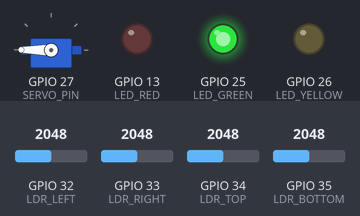
Simulated run of this sketch. Board: ESP32. Parts: servo, output pins drawn as LEDs (lit = HIGH). The test bench sets the inputs (shaded band); at power-on: GPIO 34 (LDR_TOP) = 2048, GPIO 32 (LDR_LEFT) = 2048, GPIO 33 (LDR_RIGHT) = 2048, GPIO 35 (LDR_BOTTOM) = 2048. What the sketch prints to the serial monitor is not drawn.

Above: at 3.2 s.
3.3 s: GPIO 34 (LDR_TOP) set to 2004
At 5.5 s:
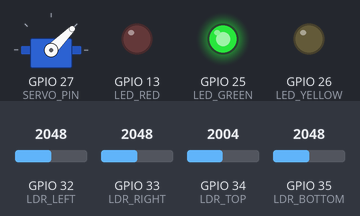
7.4 s: GPIO 32 (LDR_LEFT) set to 1978
At 9.0 s:
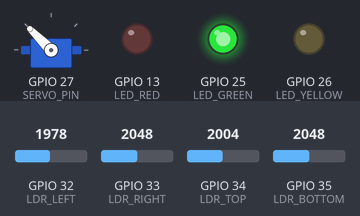
12.2 s: GPIO 33 (LDR_RIGHT) set to 1979
At 13.2 s:
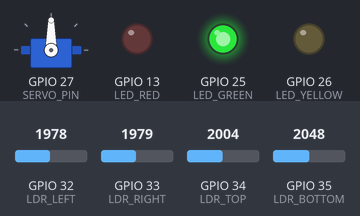
16.8 s: GPIO 35 (LDR_BOTTOM) set to 1960
At 17.5 s:
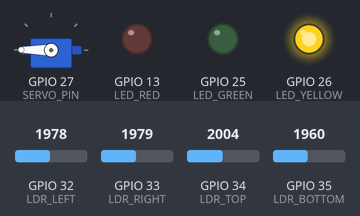
21.9 s: GPIO 34 (LDR_TOP) set to 1228
At 24.7 s:
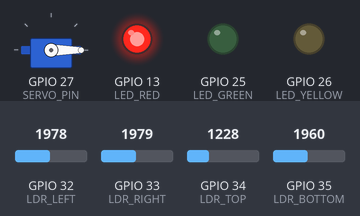
25.1 s: GPIO 34 (LDR_TOP) set to 2040
At 25.83 s:
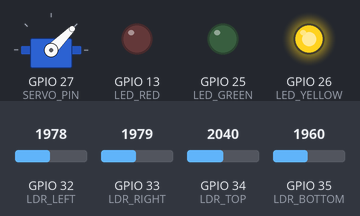
Timing chart, 0 to 31.2 s (numbered marks = the images above; inputs shaded):
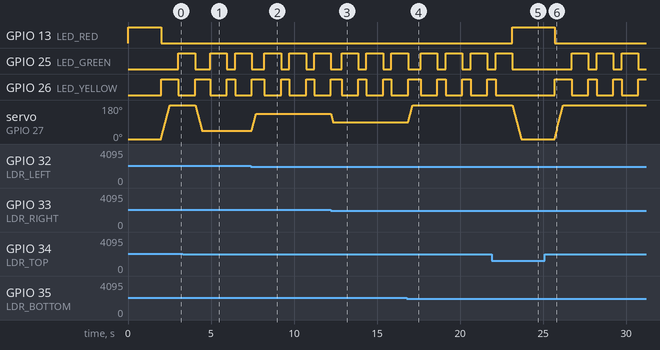

The sketch:

cubesat_solar_deployment.ino
```cpp
#include <ESP32Servo.h>

// ── Servo Pin ─────────────────────────────────────────────────
const int SERVO_PIN = 27;

// ── LED Pins ──────────────────────────────────────────────────
const int LED_RED    = 13;   // Initializing / Error
const int LED_YELLOW = 26;   // Searching / Adjusting
const int LED_GREEN  = 25;   // Deployed & Tracking

// ── LDR Sensor Pins (Analog Input) ───────────────────────────
const int LDR_TOP    = 34;
const int LDR_BOTTOM = 35;
const int LDR_LEFT   = 32;
const int LDR_RIGHT  = 33;

// ── Servo Settings ────────────────────────────────────────────
Servo panelServo;
int currentAngle  = 90;    // Start at 90° (neutral/closed)
int targetAngle   = 90;
const int DEPLOYED_ANGLE = 180;  // Fully deployed
const int STOWED_ANGLE   = 0;
const int STEP_SIZE      = 5;    // Degrees per adjustment step

// ── Threshold ─────────────────────────────────────────────────
const int LIGHT_THRESHOLD = 2000;

// ── System States ─────────────────────────────────────────────
enum State { INITIALIZING, SEARCHING, TRACKING, ERROR_STATE };
State systemState = INITIALIZING;

void setup() {
  Serial.begin(115200);
  Serial.println("=== CubeSat Solar Panel Deployment System ===");

  pinMode(LED_RED,    OUTPUT);
  pinMode(LED_YELLOW, OUTPUT);
  pinMode(LED_GREEN,  OUTPUT);

  panelServo.attach(SERVO_PIN);
  panelServo.write(STOWED_ANGLE);
  currentAngle = STOWED_ANGLE;

  setLEDs(HIGH, LOW, LOW);
  Serial.println("Initializing...");
  delay(2000);

  setLEDs(LOW, HIGH, LOW);
  systemState = SEARCHING;
  Serial.println("Searching for light source...");
}

void loop() {
  int top    = analogRead(LDR_TOP);
  int bottom = analogRead(LDR_BOTTOM);
  int left   = analogRead(LDR_LEFT);
  int right  = analogRead(LDR_RIGHT);

  Serial.print("LDR → Top:"); Serial.print(top);
  Serial.print(" Bot:"); Serial.print(bottom);
  Serial.print(" L:"); Serial.print(left);
  Serial.print(" R:"); Serial.println(right);

  int maxVal = max(max(top, bottom), max(left, right));

  if (maxVal < LIGHT_THRESHOLD) {
    systemState = ERROR_STATE;
    setLEDs(HIGH, LOW, LOW);
    stowPanel();
    Serial.println("No light detected. Panel stowed.");

  } else if (maxVal == top) {
    systemState = TRACKING;
    setLEDs(LOW, HIGH, LOW);
    moveServoTo(DEPLOYED_ANGLE);
    Serial.println("Light: TOP → Panel deployed upward.");

  } else if (maxVal == left) {
    systemState = TRACKING;
    setLEDs(LOW, HIGH, LOW);
    moveServoTo(45);
    Serial.println("Light: LEFT → Panel adjusted left.");

  } else if (maxVal == right) {
    systemState = TRACKING;
    setLEDs(LOW, HIGH, LOW);
    moveServoTo(135);
    Serial.println("Light: RIGHT → Panel adjusted right.");

  } else if (maxVal == bottom) {
    systemState = TRACKING;
    setLEDs(LOW, HIGH, LOW);
    moveServoTo(90);
    Serial.println("Light: BOTTOM → Panel at neutral.");
  }

  if (systemState == TRACKING) {
    delay(500);
    setLEDs(LOW, LOW, HIGH);
    Serial.println("Status: Panel Deployed & Tracking ✓");
  }

  delay(1000);
}

void setLEDs(int red, int yellow, int green) {
  digitalWrite(LED_RED,    red);
  digitalWrite(LED_YELLOW, yellow);
  digitalWrite(LED_GREEN,  green);
}

void moveServoTo(int target) {
  if (target == currentAngle) return;

  int step = (target > currentAngle) ? STEP_SIZE : -STEP_SIZE;
  while (currentAngle != target) {
    currentAngle += step;
    if ((step > 0 && currentAngle > target) ||
        (step < 0 && currentAngle < target)) {
      currentAngle = target;
    }
    panelServo.write(currentAngle);
    delay(15);
  }
  Serial.print("Servo moved to: ");
  Serial.print(currentAngle);
  Serial.println("°");
}
void stowPanel() {
  moveServoTo(STOWED_ANGLE);
  Serial.println("Panel stowed at 0°");
}
```

Measured:
- the behaviour switches between 2048 and 2047 on GPIO 34 (LDR_TOP) (found by bisection; images 0 and 1)
- the behaviour switches between 2048 and 2047 on GPIO 32 (LDR_LEFT) (found by bisection; images 1 and 2)
- the behaviour switches between 2048 and 2047 on GPIO 33 (LDR_RIGHT) (found by bisection; images 2 and 3)
- after the input at 3.3 s, servo on GPIO 27 (SERVO_PIN): moves from 180° to 45° over 0.39 s, starting after 0.74 s
- after the input at 7.4 s, servo on GPIO 27 (SERVO_PIN): moves from 45° to 135° over 0.27 s, starting after 0.05 s
- after the input at 12.2 s, servo on GPIO 27 (SERVO_PIN): 135° → 90° at once
- after the input at 16.8 s, servo on GPIO 27 (SERVO_PIN): moves from 90° to 180° over 0.27 s, starting after 0.07 s
- after the input at 21.9 s, GPIO 13 (LED_RED): LOW → HIGH after 1.2 s; GPIO 25 (LED_GREEN): goes on until 23.1 s, then stays LOW; GPIO 26 (LED_YELLOW): goes on until 22.1 s, then stays LOW; servo on GPIO 27 (SERVO_PIN): moves from 180° to 0° over 0.54 s, starting after 1.2 s
- after the input at 25.1 s, GPIO 13 (LED_RED): HIGH → LOW after 0.59 s; GPIO 25 (LED_GREEN): alternates HIGH for 1.0 s and LOW for 0.50 s, starting after 1.6 s; GPIO 26 (LED_YELLOW): LOW → HIGH after 0.59 s, then repeats every 1.5 s: LOW 1.0 s, HIGH 0.50 s; servo on GPIO 27 (SERVO_PIN): moves from 0° to 180° over 0.54 s, starting after 0.59 s
